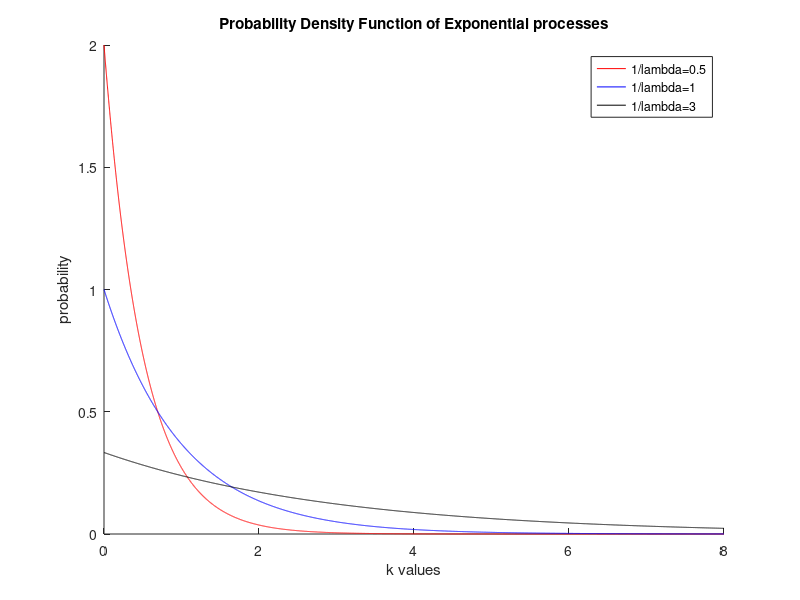
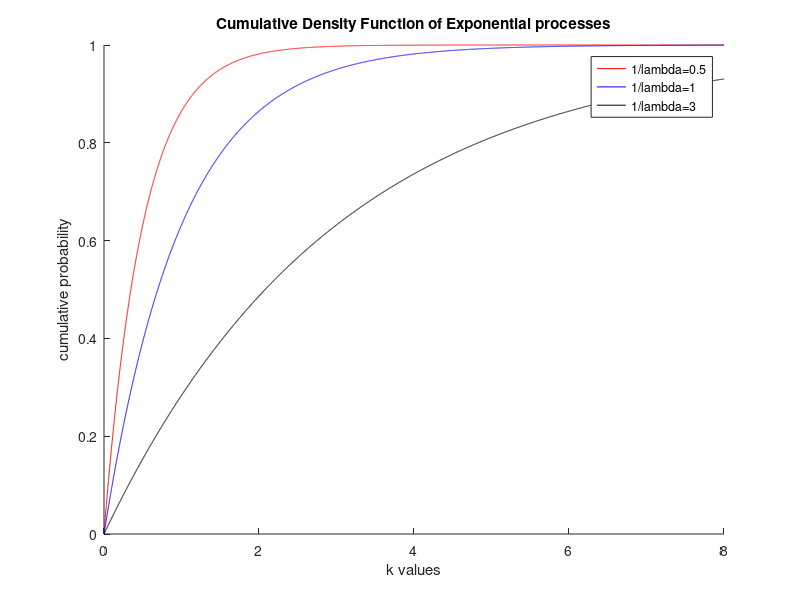

Write the MATLAB code that produced these figures, in order.
pkg load statistics

clc;
clear all;
close all;

% TASK: In a common diagram, design the Probability Density Function of Exponential processes
% with mean parameters (1/lambda) 0.5, 1, 3. In the horizontal axes, choose k parameters 
% between 0 and 8. 

% Hint is use k = 0:0.00001:8, for less demanding calculations and graphs we use k = 0:0.001:8.
k = 0:0.001:8;
mean = [0.5,1,3];

for i=1:columns(mean)
  exponential(i,:) = exppdf(k,mean(i));
endfor

colors = "rbk";
figure(1);
hold on;

for i=1:columns(mean)
  plot(k,exponential(i,:),colors(i),"linewidth",0.1);
endfor

title("Probability Density Function of Exponential processes");
xlabel("k values");
ylabel("probability");
legend("1/lambda=0.5","1/lambda=1","1/lambda=3");
hold off;


% TASK: In a common diagram, design the Cumulative Density Function of Exponential processes
% with mean parameters (1/lambda) 0.5, 1, 3. In the horizontal axes, choose k parameters 
% between 0 and 8. 

for i=1:columns(mean)
  exponentialc(i,:) = expcdf(k,mean(i));
endfor

colors = "rbk";
figure(2);
hold on;

for i=1:columns(mean)
  plot(k,exponentialc(i,:),colors(i),"linewidth",0.1);
endfor

title("Cumulative Density Function of Exponential processes");
xlabel("k values");
ylabel("cumulative probability");
legend("1/lambda=0.5","1/lambda=1","1/lambda=3");
hold off;


% TASK: Using the Cumulative Density Function of Exponential Processes calculate the following
% probabilities: P(X>30000) and Pr(X>50000|X>20000).

k = 0:0.00001:8;
expo(1,:) = expcdf(k,2.5);

p_30000 = 1 - expo(30000);
p_50000 = 1 - expo(50000);
p_20000 = 1 - expo(20000);

%P(A|B) = P(A^B)/P(B);
conditional = p_50000/p_20000;

display("P(X>30000) is equal to:");
display(p_30000);

display("Pr(X>50000|X>20000) is equal to:");
display(conditional);